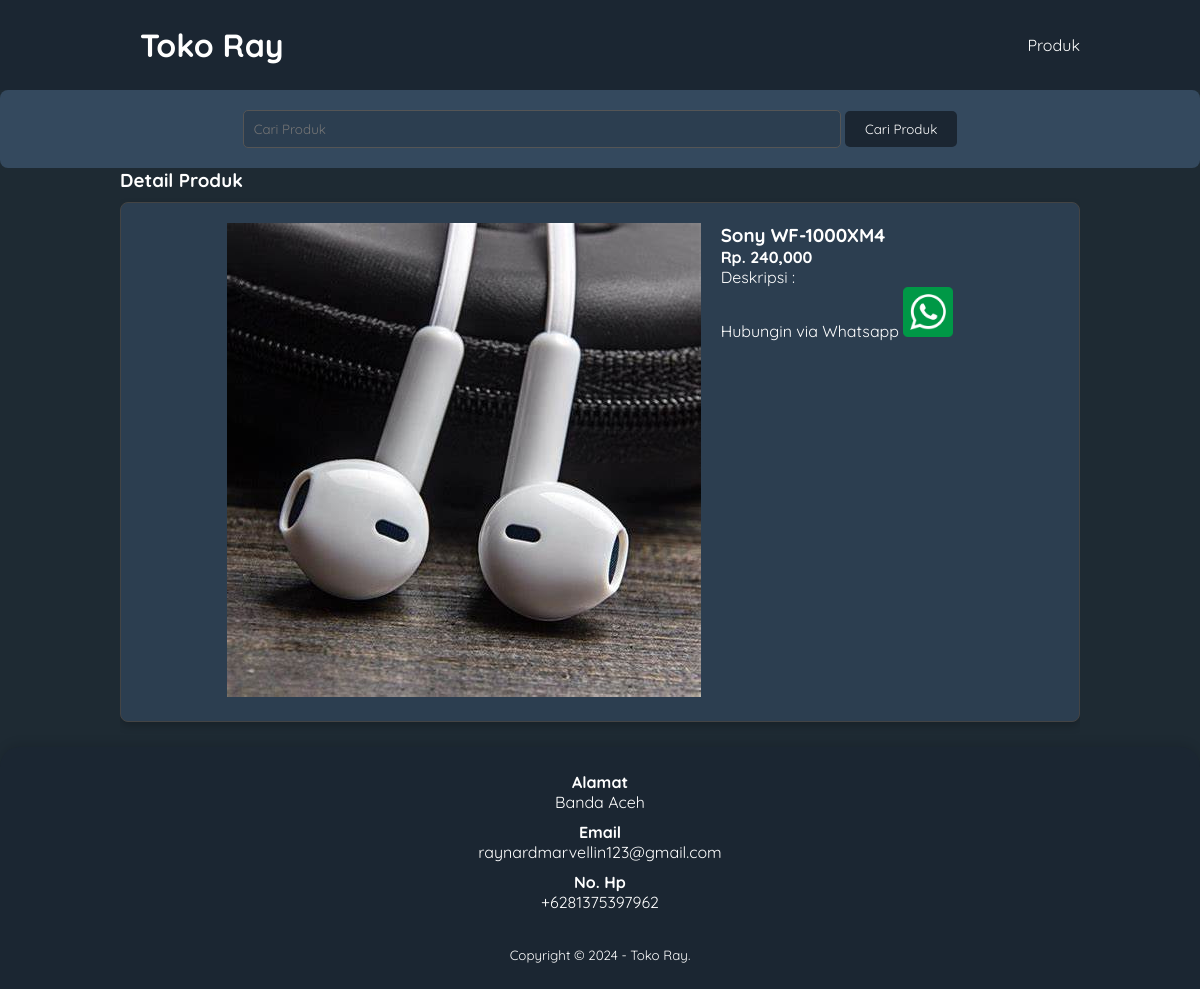
The app's page /TokoRay/detail-produk.php?id=38 with its own data.
### tables this page shows
CREATE TABLE `tb_product` (
  `product_id` int(11) NOT NULL,
  `category_id` int(11) NOT NULL,
  `product_name` varchar(100) NOT NULL,
  `product_price` int(11) NOT NULL,
  `product_description` text NOT NULL,
  `product_image` varchar(100) NOT NULL,
  `product_status` tinyint(1) NOT NULL,
  `date_created` timestamp NOT NULL DEFAULT current_timestamp() ON UPDATE current_timestamp()
);

### TokoRay/detail-produk.php (the view, shortened to what this page needs)
<?php
include 'db.php';
$kontak = mysqli_query($conn, "SELECT admin_telp, admin_email, admin_address FROM tb_admin WHERE admin_id = 1");
$a = mysqli_fetch_object($kontak);
$produk = mysqli_query($conn, "SELECT * FROM tb_product WHERE product_id = '" . $_GET['id'] . "' ");
$p = mysqli_fetch_object($produk);
?>
<!DOCTYPE html>
<html lang="en">
<head>
    <link rel="stylesheet" href="css/index.css">
</head>
<body>
    <header>
        <div class="container">
            <h1><a href="index.php">Toko Ray</a></h1>
            <ul>
                <li><a href="produk.php">Produk</a></li>
            </ul>
        </div>
    </header>
    <div class="search">
        <div class="container">
            <form action="produk.php">
                <input type="text" name="search" placeholder="Cari Produk" value="<?= $_GET['search'] ?>">
                <input type="submit" name="cari" value="Cari Produk">
            </form>
        </div>
    </div>
    <div class="section">
        <div class="container">
            <h3>Detail Produk</h3>
            <div class="box">
                <div class="col-2">
                    <img src="produk/<?= $p->product_image ?>" width="100%">
                </div>
                <div class="col-2">
                    <h3><?= $p->product_name ?></h3>
                    <h4>Rp. <?= number_format($p->product_price) ?></h4>
                    <p>Deskripsi :<br>
                    </p>
                    <p><a href="https://api.whatsapp.com/send?phone=<?= $a->admin_telp ?>&text=Hai, saya tertarik dengan produk Anda."
                            target="_blank">Hubungin via Whatsapp <img src="img/wa.png" width="50px"></a></p>
                </div>
            </div>
        </div>
    </div>
    <div class="footer">
        <div class="container">
            <h4>Alamat</h4>
            <p><?= $a->admin_address ?></p>
            <h4>Email</h4>
            <p><?= $a->admin_email ?></p>
            <h4>No. Hp</h4>
            <p><?= $a->admin_telp ?></p>
            <small>Copyright &copy; 2024 - Toko Ray.</small>
        </div>
    </div>
</body>
</html>

### TokoRay/css/index.css (style rules this page uses)
* { padding: 0; margin: 0; font-family: 'Quicksand', sans-serif; }
body { background-color: #1e2a33; color: #fff; }
.container { width: 80%; margin: auto; overflow: hidden; }
a { color: inherit; text-decoration: none; }
header { background: #1b2632; color: #fff; padding: 15px 0; text-align: center; }
header h1 { float: left; padding: 10px 0; margin-left: 20px; }
header ul { float: right; }
header ul li { display: inline-block; }
header ul li a { padding: 20px 0 20px 15px; display: inline-block; color: white; }
.search { background: #34495e; padding: 20px 0; text-align: center; border-radius: 8px; }
.search input[type="text"] { width: 60%; padding: 10px; border: 1px solid #555; border-radius: 5px; background-color: #2c3e50; color: #fff; }
.search input[type="submit"] { padding: 10px 20px; border: none; background: #1b2632; color: white; border-radius: 5px; cursor: pointer; transition: background-color 0.3s; }
.box { background-color: #2c3e50; border: 1px solid #444; padding: 15px; box-sizing: border-box; margin: 10px 0 25px 0; border-radius: 8px; box-shadow: 0 4px 8px rgba(0, 0, 0, 0.2); }
.box:after { content: ''; display: block; clear: both; }
.box { display: flex; flex-wrap: wrap; justify-content: center; gap: 20px; padding: 20px 0; }
.footer { padding: 25px 0; background-color: #1b2632; color: #fff; text-align: center; box-shadow: 0 -4px 10px rgba(0, 0, 0, 0.1); border-top-left-radius: 20px; border-top-right-radius: 20px; }
.footer p { margin-bottom: 10px; }
.footer small { margin-top: 25px; display: inline-block; }

### records on screen
tb_product: product_image (picture), product_name "Sony WF-1000XM4", product_price "240,000"

### other values on screen
$a->admin_address "Banda Aceh"
$a->admin_email "raynardmarvellin123@gmail.com"
$a->admin_telp "+6281375397962"
